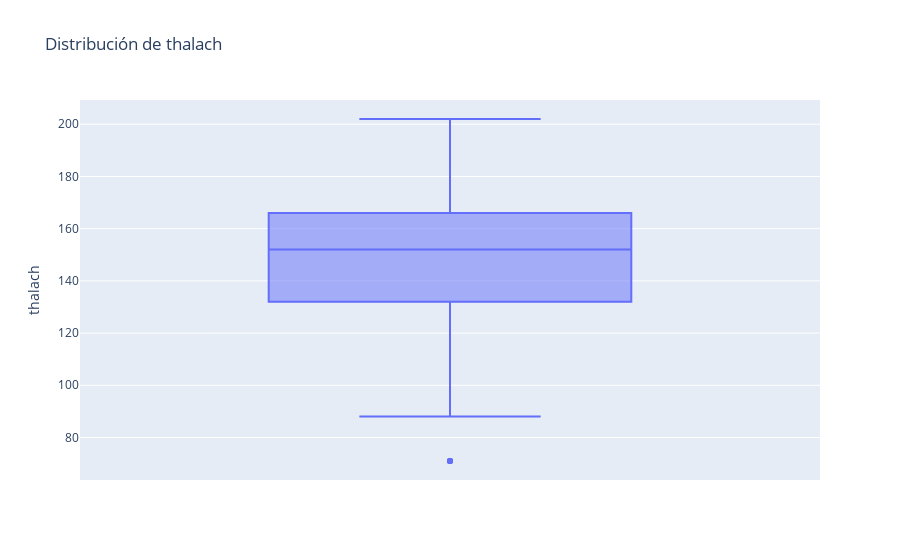

The code cell stored with this chart in its notebook:
### Code cell
#Indica que la mayoría de pacientes tienen entre 120 y 140 de presión arterial en reposo
import plotly.express as px

fig = px.box(df, y = 'thalach', title='Distribución de thalach')
fig.show()

### Figure 1 — Plotly figure (JSON) as saved in the notebook; plotly's stock layout.template omitted (floating-point values rounded to 4 significant figures; data arrays with more than 128 entries replaced by an {"elided": "..."} marker saying what was removed)
{"data": [{"alignmentgroup": "True", "hovertemplate": "thalach=%{y}<extra></extra>", "legendgroup": "", "marker": {"color": "#636efa"}, "name": "", "notched": false, "offsetgroup": "", "orientation": "v", "showlegend": false, "type": "box", "x0": " ", "xaxis": "x", "y": {"elided": "1025 int values"}, "y0": " ", "yaxis": "y"}], "layout": {"boxmode": "group", "legend": {"tracegroupgap": 0}, "title": {"text": "Distribución de thalach"}, "xaxis": {"anchor": "y", "domain": [0, 1]}, "yaxis": {"anchor": "x", "domain": [0, 1], "title": {"text": "thalach"}}}}
